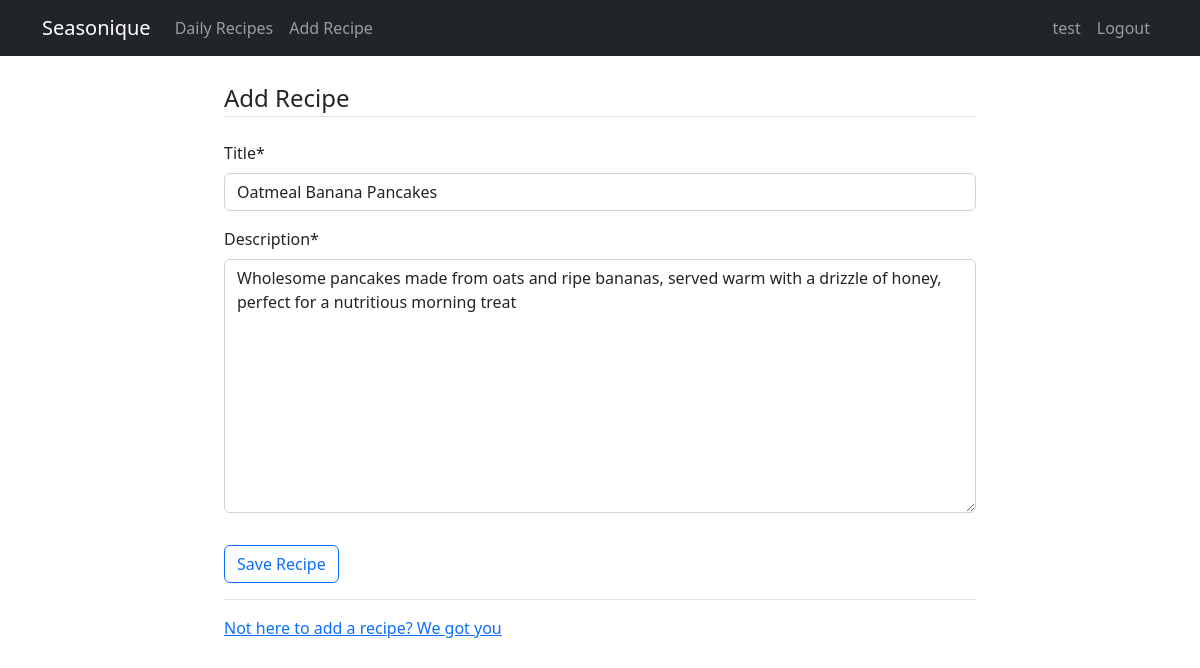
The page /recipes/3/update (signed in) on the database its author committed.
### recipes/models.py (models this page shows, shortened)
class Recipe(models.Model):
  title = models.CharField(max_length=100)
  description = models.TextField()
  author = models.ForeignKey(User, on_delete=models.CASCADE)
  created_at = models.DateTimeField(auto_now_add=True)
  updated_at = models.DateTimeField(auto_now=True)

### recipes/views.py (the view, shortened to what this page needs)
# urls.py: path('recipes/<int:pk>/update', views.RecipeUpdateView.as_view(), name="recipes-update"),
class RecipeUpdateView(LoginRequiredMixin, UserPassesTestMixin, UpdateView):
    model = models.Recipe
    fields = ['title', 'description']
    def test_func(self):
        recipe = self.get_object()
        return self.request.user == recipe.author

### recipes/templates/recipes/recipe_form.html (shortened to what this page needs)
{% extends 'recipes/base.html' %}
{% load crispy_forms_tags %}
    {% block content %}
    <div class="container">
        <form method="post">
            <fieldset class="form-group">
                <legend class="border-bottom mb-4">Add Recipe</legend>
                {{ form|crispy }}
            </fieldset>
            <div class="form-group py-3">
                <input class="btn btn-outline-primary" type="submit" value="Save Recipe">
            </div>
        </form>
        <div class="border-top pt-3">
            <a href="{% url 'recipes-home' %}">Not here to add a recipe? We got you</a>
        </div>
    </div>
    {% endblock content %}

### recipes/templates/recipes/base.html (shortened to what this page needs)
<!DOCTYPE html>
<html lang="en">
<head>
    <link href="https://cdn.jsdelivr.net/npm/bootstrap@5.2.0-beta1/dist/css/bootstrap.min.css"
    rel="stylesheet"
/>
</head>
</head>
<body>
        <nav class="navbar navbar-expand-lg navbar-dark bg-dark">
      <div class="container">
        <a class="navbar-brand" href="{% url 'recipes-home' %}">Seasonique</a>
        <div class="collapse navbar-collapse" id="navbarNav">
          <ul class="navbar-nav">
            <li class="nav-item">
              <a class="nav-link" aria-current="page" href="{% url 'recipes-mainrecipes' %}">Daily Recipes</a>
            </li>
            <li class="nav-item">
              <a class="nav-link" aria-current="page" href="{% url 'recipes-create' %}">Add Recipe</a>
            </li>
          </ul>
        </div>
        <div class="navbar-nav">
          {% if user.is_authenticated %}
          <a class="nav-item nav-link" href="{% url 'user-profile' %}">{{user.username}}</a>
          <a class="nav-item nav-link" href="{% url 'user-logout' %}">Logout</a>
          {% else %}
          <a class="nav-item nav-link" href="{% url 'user-login' %}">Login</a>
          <a class="nav-item nav-link" href="{% url 'user-register' %}">Register</a>
          {% endif %}
        </div>
      </div>
    </nav>
    <div class="container mt-4 col-8">
        {% block content %} {% endblock %}
    </div>
</body>
</html>

### rows shown on the page
Recipe: title "Oatmeal Banana Pancakes", description "Wholesome pancakes made from oats and ripe bananas, served warm with a drizzle of honey, perfect for a nutritious morning treat"

### other values the page prints
{{ user.username }} "test"
